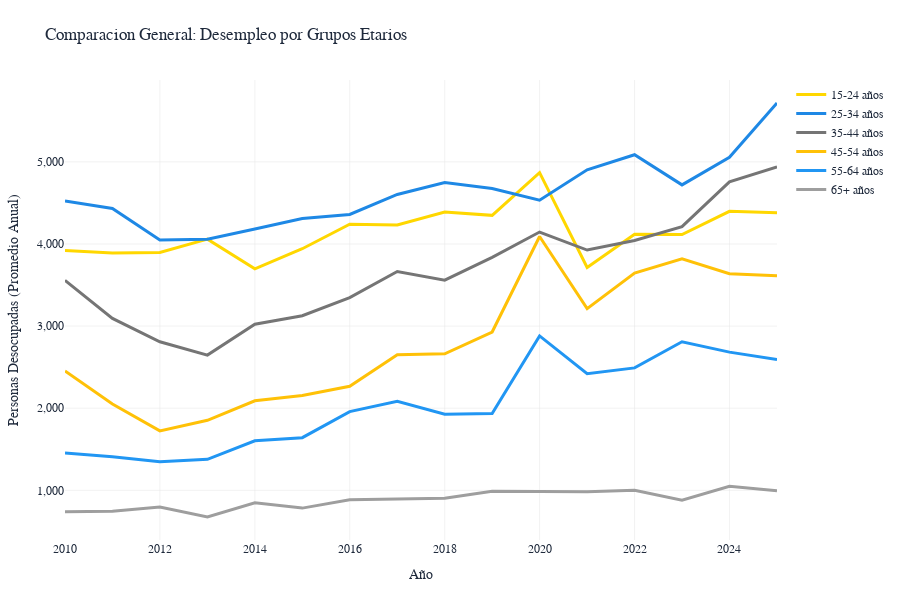

Source (notebook cell):
### Code cell
# COMPARACIÓN GENERAL: TODOS LOS GRUPOS (ESTILO THE ECONOMIST, MÁS CLARO)
print("\n[GRAFICO GENERAL] COMPARACION DE TODOS LOS GRUPOS - ESTILO MEJORADO")

fig_general = go.Figure()

# Orden y estilos accesibles (mismo color por familia, distinguiendo con línea y marcador)
orden_grupos = [
    "15-24 años", "25-34 años", "35-44 años",
    "45-54 años", "55-64 años", "65+ años"
]

estilos = {
    "15-24 años": {"color": economist_colors[0], "dash": "solid", "marker": "circle"},
    "25-34 años": {"color": economist_colors[1], "dash": "solid", "marker": "square"},
    "35-44 años": {"color": economist_colors[2], "dash": "solid", "marker": "diamond"},
    "45-54 años": {"color": economist_colors[0], "dash": "dash",  "marker": "triangle-up"},
    "55-64 años": {"color": economist_colors[1], "dash": "dash",  "marker": "cross"},
    "65+ años":   {"color": economist_colors[2], "dash": "dash",  "marker": "x"},
}

# Si el dataset no tuviera alguno, usamos los presentes
presentes = sorted(df_final["grupo"].unique())
grupos = [g for g in orden_grupos if g in presentes]

for grupo in grupos:
    data = df_final[df_final["grupo"] == grupo]
    # Promedio anual para claridad
    data_anual = data.groupby(data["periodo"].dt.year)["valor"].mean().reset_index()
    data_anual["periodo"] = pd.to_datetime(data_anual["periodo"], format='%Y')

    estilo = estilos.get(grupo, {"color": economist_colors[2], "dash": "solid", "marker": "circle"})

    fig_general.add_trace(
        go.Scatter(
            x=data_anual["periodo"],
            y=data_anual["valor"],
            mode="lines+markers",
            line=dict(color=estilo["color"], width=3.5, dash=estilo["dash"]),
            marker=dict(size=7, symbol=estilo["marker"], line=dict(color="white", width=1.5)),
            name=grupo,
            hovertemplate=f"<b>{grupo}</b><br>Año: %{{x|%Y}}<br>Promedio: %{{y:,.0f}} personas<extra></extra>",
        )
    )

fig_general = apply_economist_style(fig_general)
fig_general.update_layout(
    title="Comparación general: Desempleo por grupos etarios (promedio anual)",
    xaxis_title="Año",
    yaxis_title="Personas desocupadas (promedio anual)",
    height=600,
    legend=dict(
        orientation="v",
        yanchor="top",
        y=1,
        xanchor="left",
        x=1.02,
        title="Grupos etarios",
    ),
)

fig_general.update_yaxes(tickformat=',')
fig_general.show()

### Figure 1 — Plotly figure (JSON) as saved in the notebook; plotly's stock layout.template omitted (floating-point values rounded to 4 significant figures)
{"data": [{"hovertemplate": "<b>15-24 años</b><br>Año: %{x|%Y}<br>Promedio: %{y:,.0f} personas<extra></extra>", "line": {"color": "#FFD700", "width": 3}, "mode": "lines", "name": "15-24 años", "type": "scatter", "x": ["2010-01-01T00:00:00.000000000", "2011-01-01T00:00:00.000000000", "2012-01-01T00:00:00.000000000", "2013-01-01T00:00:00.000000000", "2014-01-01T00:00:00.000000000", "2015-01-01T00:00:00.000000000", "2016-01-01T00:00:00.000000000", "2017-01-01T00:00:00.000000000", "2018-01-01T00:00:00.000000000", "2019-01-01T00:00:00.000000000", "2020-01-01T00:00:00.000000000", "2021-01-01T00:00:00.000000000", "2022-01-01T00:00:00.000000000", "2023-01-01T00:00:00.000000000", "2024-01-01T00:00:00.000000000", "2025-01-01T00:00:00.000000000"], "y": [3921.0, 3890.0, 3897.0, 4058.0, 3698.0, 3942.0, 4240.0, 4230.0, 4388.0, 4348.0, 4869.0, 3715.0, 4118.0, 4115.0, 4398.0, 4380.0]}, {"hovertemplate": "<b>25-34 años</b><br>Año: %{x|%Y}<br>Promedio: %{y:,.0f} personas<extra></extra>", "line": {"color": "#1E88E5", "width": 3}, "mode": "lines", "name": "25-34 años", "type": "scatter", "x": ["2010-01-01T00:00:00.000000000", "2011-01-01T00:00:00.000000000", "2012-01-01T00:00:00.000000000", "2013-01-01T00:00:00.000000000", "2014-01-01T00:00:00.000000000", "2015-01-01T00:00:00.000000000", "2016-01-01T00:00:00.000000000", "2017-01-01T00:00:00.000000000", "2018-01-01T00:00:00.000000000", "2019-01-01T00:00:00.000000000", "2020-01-01T00:00:00.000000000", "2021-01-01T00:00:00.000000000", "2022-01-01T00:00:00.000000000", "2023-01-01T00:00:00.000000000", "2024-01-01T00:00:00.000000000", "2025-01-01T00:00:00.000000000"], "y": [4522.0, 4432.0, 4049.0, 4056.0, 4183.0, 4309.0, 4359.0, 4603.0, 4747.0, 4676.0, 4533.0, 4903.0, 5086.0, 4720.0, 5056.0, 5717.0]}, {"hovertemplate": "<b>35-44 años</b><br>Año: %{x|%Y}<br>Promedio: %{y:,.0f} personas<extra></extra>", "line": {"color": "#757575", "width": 3}, "mode": "lines", "name": "35-44 años", "type": "scatter", "x": ["2010-01-01T00:00:00.000000000", "2011-01-01T00:00:00.000000000", "2012-01-01T00:00:00.000000000", "2013-01-01T00:00:00.000000000", "2014-01-01T00:00:00.000000000", "2015-01-01T00:00:00.000000000", "2016-01-01T00:00:00.000000000", "2017-01-01T00:00:00.000000000", "2018-01-01T00:00:00.000000000", "2019-01-01T00:00:00.000000000", "2020-01-01T00:00:00.000000000", "2021-01-01T00:00:00.000000000", "2022-01-01T00:00:00.000000000", "2023-01-01T00:00:00.000000000", "2024-01-01T00:00:00.000000000", "2025-01-01T00:00:00.000000000"], "y": [3557.0, 3093.0, 2810.0, 2647.0, 3023.0, 3126.0, 3347.0, 3665.0, 3559.0, 3837.0, 4145.0, 3926.0, 4042.0, 4211.0, 4755.0, 4939.0]}, {"hovertemplate": "<b>45-54 años</b><br>Año: %{x|%Y}<br>Promedio: %{y:,.0f} personas<extra></extra>", "line": {"color": "#FFC107", "width": 3}, "mode": "lines", "name": "45-54 años", "type": "scatter", "x": ["2010-01-01T00:00:00.000000000", "2011-01-01T00:00:00.000000000", "2012-01-01T00:00:00.000000000", "2013-01-01T00:00:00.000000000", "2014-01-01T00:00:00.000000000", "2015-01-01T00:00:00.000000000", "2016-01-01T00:00:00.000000000", "2017-01-01T00:00:00.000000000", "2018-01-01T00:00:00.000000000", "2019-01-01T00:00:00.000000000", "2020-01-01T00:00:00.000000000", "2021-01-01T00:00:00.000000000", "2022-01-01T00:00:00.000000000", "2023-01-01T00:00:00.000000000", "2024-01-01T00:00:00.000000000", "2025-01-01T00:00:00.000000000"], "y": [2453.0, 2052.0, 1724.0, 1852.0, 2090.0, 2155.0, 2267.0, 2650.0, 2663.0, 2928.0, 4091.0, 3212.0, 3647.0, 3820.0, 3638.0, 3614.0]}, {"hovertemplate": "<b>55-64 años</b><br>Año: %{x|%Y}<br>Promedio: %{y:,.0f} personas<extra></extra>", "line": {"color": "#2196F3", "width": 3}, "mode": "lines", "name": "55-64 años", "type": "scatter", "x": ["2010-01-01T00:00:00.000000000", "2011-01-01T00:00:00.000000000", "2012-01-01T00:00:00.000000000", "2013-01-01T00:00:00.000000000", "2014-01-01T00:00:00.000000000", "2015-01-01T00:00:00.000000000", "2016-01-01T00:00:00.000000000", "2017-01-01T00:00:00.000000000", "2018-01-01T00:00:00.000000000", "2019-01-01T00:00:00.000000000", "2020-01-01T00:00:00.000000000", "2021-01-01T00:00:00.000000000", "2022-01-01T00:00:00.000000000", "2023-01-01T00:00:00.000000000", "2024-01-01T00:00:00.000000000", "2025-01-01T00:00:00.000000000"], "y": [1454.0, 1408.0, 1347.0, 1377.0, 1604.0, 1641.0, 1958.0, 2084.0, 1927.0, 1936.0, 2881.0, 2420.0, 2491.0, 2809.0, 2683.0, 2592.0]}, {"hovertemplate": "<b>65+ años</b><br>Año: %{x|%Y}<br>Promedio: %{y:,.0f} personas<extra></extra>", "line": {"color": "#9E9E9E", "width": 3}, "mode": "lines", "name": "65+ años", "type": "scatter", "x": ["2010-01-01T00:00:00.000000000", "2011-01-01T00:00:00.000000000", "2012-01-01T00:00:00.000000000", "2013-01-01T00:00:00.000000000", "2014-01-01T00:00:00.000000000", "2015-01-01T00:00:00.000000000", "2016-01-01T00:00:00.000000000", "2017-01-01T00:00:00.000000000", "2018-01-01T00:00:00.000000000", "2019-01-01T00:00:00.000000000", "2020-01-01T00:00:00.000000000", "2021-01-01T00:00:00.000000000", "2022-01-01T00:00:00.000000000", "2023-01-01T00:00:00.000000000", "2024-01-01T00:00:00.000000000", "2025-01-01T00:00:00.000000000"], "y": [740.6, 746.4, 795.6, 675.2, 848.0, 783.4, 885.6, 895.7, 903.4, 988.0, 980.2, 981.3, 1001.0, 880.9, 1049.0, 993.6]}], "layout": {"font": {"color": "#1e293b", "family": "Georgia, serif"}, "height": 600, "legend": {"font": {"family": "Georgia, serif"}, "orientation": "v", "x": 1.02, "xanchor": "left", "y": 1, "yanchor": "top"}, "margin": {"b": 60, "l": 60, "r": 40, "t": 80}, "paper_bgcolor": "white", "plot_bgcolor": "white", "title": {"text": "Comparacion General: Desempleo por Grupos Etarios"}, "xaxis": {"gridcolor": "#E5E5E5", "gridwidth": 0.5, "showgrid": true, "tickfont": {"family": "Georgia, serif"}, "title": {"text": "Año"}}, "yaxis": {"gridcolor": "#E5E5E5", "gridwidth": 0.5, "showgrid": true, "tickfont": {"family": "Georgia, serif"}, "tickformat": ",", "title": {"text": "Personas Desocupadas (Promedio Anual)"}}}}
